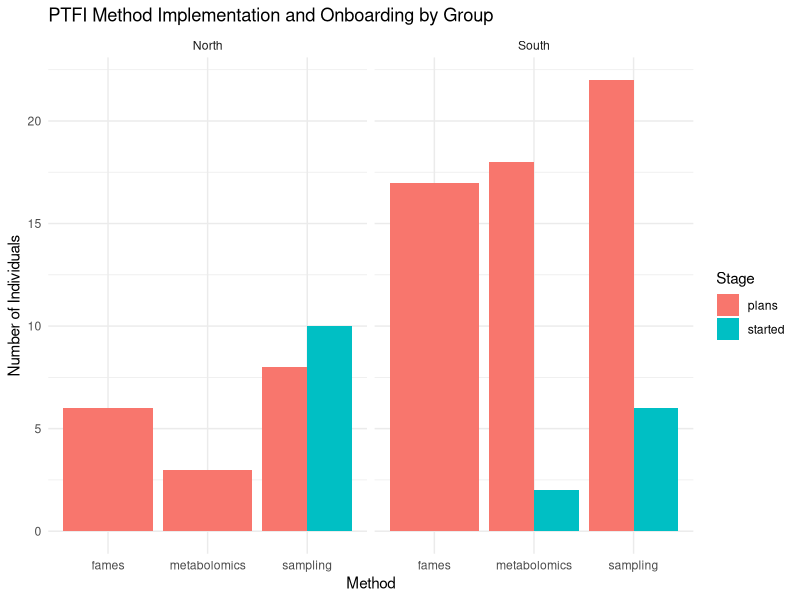

Write R code to recreate this figure.
#load libraries
library(tidyverse)


# Read data
df <- read_csv("analytical-platforms.csv")

names(df)[3:12] <- c(
  "plans_sampling", "started_sampling",
  "plans_metabolomics", "started_metabolomics",
  "plans_fames", "started_fames",
  "plans_lipidomics", "started_lipidomics",
  "plans_ionomics", "started_ionomics"
)

df_long <- df %>%
  pivot_longer(cols = starts_with("plans_") | starts_with("started_"),
               names_to = c("stage", "method"),
               names_sep = "_",
               values_to = "response") %>%
  filter(response == "Yes") %>%
  group_by(Group, method, stage) %>%
  summarise(count = n(), .groups = "drop")

ggplot(df_long, aes(x = method, y = count, fill = stage)) +
  geom_bar(stat = "identity", position = "dodge") +
  facet_wrap(~Group) +
  labs(
    title = "PTFI Method Implementation and Onboarding by Group",
    x = "Method",
    y = "Number of Individuals",
    fill = "Stage"
  ) +
  theme_minimal()

